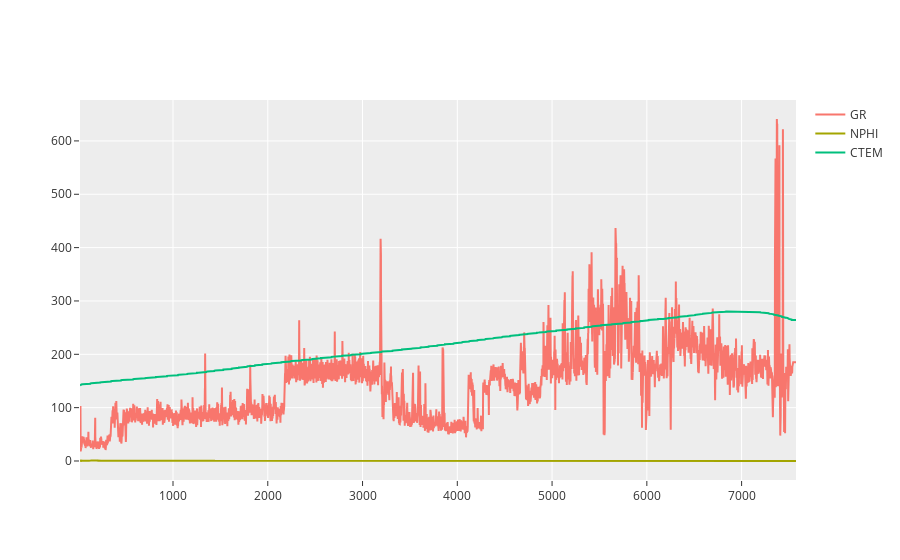

Write notebook code for a chart like this one.
### Markdown cell above
#### Ploting curves for comparison

### Code cell
# Plot to compare logs
fig=go.Figure()
fig.layout.template = "ggplot2"
fig.add_scatter(x=logs4_reg.index, y=logs4_reg['GR'], mode='lines',name='GR')
fig.add_scatter(x=logs4_reg.index, y=logs4_reg['NPHI'], mode='lines',name='NPHI')
fig.add_scatter(x=logs4_reg.index, y=logs4_reg['CTEM'], mode='lines',name='CTEM')
#resistivity not on plot

fig.update_traces(marker=dict(size=3),
                  selector=dict(mode='markers'))
pio.show(fig)

### Figure 1 — Plotly figure (JSON) as saved in the notebook; plotly's stock layout.template omitted (floating-point values rounded to 4 significant figures; data arrays with more than 128 entries replaced by an {"elided": "..."} marker saying what was removed)
{"data": [{"mode": "lines", "name": "GR", "type": "scatter", "x": {"elided": "15112 float values"}, "y": {"elided": "15112 float values"}}, {"mode": "lines", "name": "NPHI", "type": "scatter", "x": {"elided": "15112 float values"}, "y": {"elided": "15112 float values"}}, {"mode": "lines", "name": "CTEM", "type": "scatter", "x": {"elided": "15112 float values"}, "y": {"elided": "15112 float values"}}], "layout": {}}
